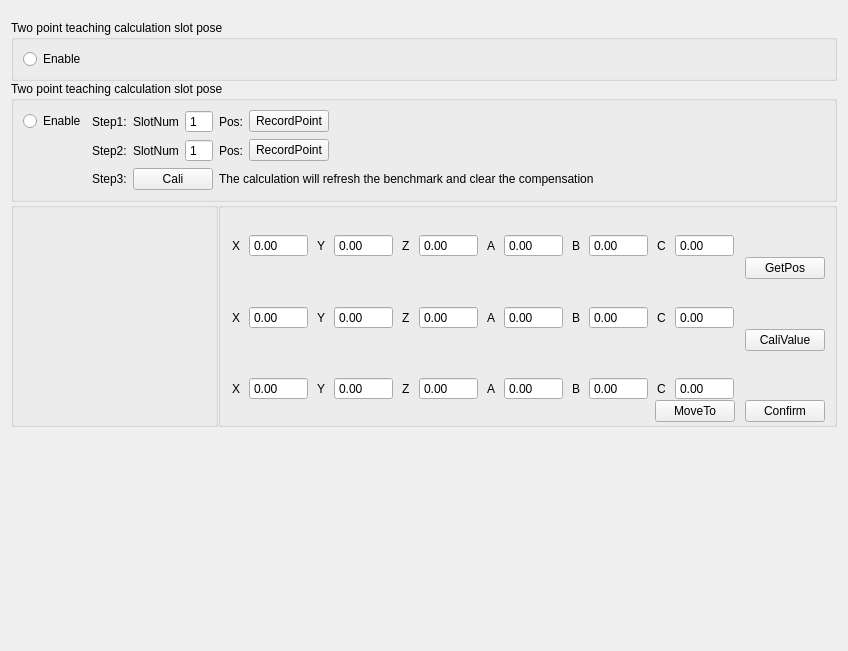
<?xml version="1.0" encoding="UTF-8"?>
<ui version="4.0">
 <class>BoatPoints</class>
 <widget class="QWidget" name="BoatPoints">
  <property name="geometry">
   <rect>
    <x>0</x>
    <y>0</y>
    <width>848</width>
    <height>651</height>
   </rect>
  </property>
  <property name="windowTitle">
   <string>Form</string>
  </property>
  <layout class="QVBoxLayout" name="verticalLayout_5">
   <property name="spacing">
    <number>0</number>
   </property>
   <property name="topMargin">
    <number>0</number>
   </property>
   <property name="bottomMargin">
    <number>0</number>
   </property>
   <item>
    <layout class="QHBoxLayout" name="horizontalLayout_14">
     <item>
      <widget class="QWidget" name="wgtNav" native="true">
       <layout class="QHBoxLayout" name="horizontalLayout_13"/>
      </widget>
     </item>
     <item>
      <spacer name="horizontalSpacer_8">
       <property name="orientation">
        <enum>Qt::Horizontal</enum>
       </property>
       <property name="sizeHint" stdset="0">
        <size>
         <width>40</width>
         <height>20</height>
        </size>
       </property>
      </spacer>
     </item>
    </layout>
   </item>
   <item>
    <widget class="QGroupBox" name="groupBox_4">
     <property name="title">
      <string>Two point teaching calculation slot pose</string>
     </property>
     <layout class="QHBoxLayout" name="horizontalLayout_12">
      <item>
       <widget class="QRadioButton" name="rbtnenable_2">
        <property name="text">
         <string>Enable</string>
        </property>
       </widget>
      </item>
      <item>
       <spacer name="horizontalSpacer_6">
        <property name="orientation">
         <enum>Qt::Horizontal</enum>
        </property>
        <property name="sizeHint" stdset="0">
         <size>
          <width>724</width>
          <height>20</height>
         </size>
        </property>
       </spacer>
      </item>
     </layout>
    </widget>
   </item>
   <item>
    <widget class="QGroupBox" name="grbCalSlot">
     <property name="title">
      <string>Two point teaching calculation slot pose</string>
     </property>
     <layout class="QVBoxLayout" name="verticalLayout">
      <item>
       <layout class="QGridLayout" name="gridLayout">
        <item row="0" column="0">
         <widget class="QRadioButton" name="rbtnenable">
          <property name="text">
           <string>Enable</string>
          </property>
         </widget>
        </item>
        <item row="0" column="1">
         <widget class="QLabel" name="label_2">
          <property name="text">
           <string>Step1:</string>
          </property>
         </widget>
        </item>
        <item row="0" column="2">
         <widget class="QLabel" name="label_4">
          <property name="text">
           <string>SlotNum</string>
          </property>
         </widget>
        </item>
        <item row="0" column="3">
         <widget class="Spin" name="spinBox">
          <property name="buttonSymbols">
           <enum>QAbstractSpinBox::NoButtons</enum>
          </property>
          <property name="minimum">
           <number>1</number>
          </property>
          <property name="maximum">
           <number>15</number>
          </property>
         </widget>
        </item>
        <item row="0" column="4">
         <widget class="QLabel" name="label_5">
          <property name="text">
           <string>Pos:</string>
          </property>
         </widget>
        </item>
        <item row="0" column="5">
         <widget class="QPushButton" name="btnRecord1">
          <property name="text">
           <string>RecordPoint</string>
          </property>
         </widget>
        </item>
        <item row="0" column="6">
         <widget class="QLabel" name="lblpoint1">
          <property name="text">
           <string/>
          </property>
         </widget>
        </item>
        <item row="0" column="7">
         <spacer name="horizontalSpacer_3">
          <property name="orientation">
           <enum>Qt::Horizontal</enum>
          </property>
          <property name="sizeHint" stdset="0">
           <size>
            <width>40</width>
            <height>20</height>
           </size>
          </property>
         </spacer>
        </item>
        <item row="1" column="1">
         <widget class="QLabel" name="label_6">
          <property name="text">
           <string>Step2:</string>
          </property>
         </widget>
        </item>
        <item row="1" column="2">
         <widget class="QLabel" name="label_8">
          <property name="text">
           <string>SlotNum</string>
          </property>
         </widget>
        </item>
        <item row="1" column="3">
         <widget class="Spin" name="spinBox_2">
          <property name="buttonSymbols">
           <enum>QAbstractSpinBox::NoButtons</enum>
          </property>
          <property name="minimum">
           <number>1</number>
          </property>
          <property name="maximum">
           <number>15</number>
          </property>
         </widget>
        </item>
        <item row="1" column="4">
         <widget class="QLabel" name="label_9">
          <property name="text">
           <string>Pos:</string>
          </property>
         </widget>
        </item>
        <item row="1" column="5">
         <widget class="QPushButton" name="btnRecord2">
          <property name="text">
           <string>RecordPoint</string>
          </property>
         </widget>
        </item>
        <item row="1" column="6">
         <widget class="QLabel" name="lblpoint2">
          <property name="text">
           <string/>
          </property>
         </widget>
        </item>
        <item row="1" column="7">
         <spacer name="horizontalSpacer_4">
          <property name="orientation">
           <enum>Qt::Horizontal</enum>
          </property>
          <property name="sizeHint" stdset="0">
           <size>
            <width>40</width>
            <height>20</height>
           </size>
          </property>
         </spacer>
        </item>
        <item row="2" column="1">
         <widget class="QLabel" name="label_10">
          <property name="text">
           <string>Step3:</string>
          </property>
         </widget>
        </item>
        <item row="2" column="2" colspan="2">
         <widget class="QPushButton" name="btnCali">
          <property name="text">
           <string>Cali</string>
          </property>
         </widget>
        </item>
        <item row="2" column="4" colspan="4">
         <widget class="QLabel" name="label_11">
          <property name="text">
           <string>The calculation will refresh the benchmark and clear the compensation</string>
          </property>
          <property name="wordWrap">
           <bool>false</bool>
          </property>
         </widget>
        </item>
        <item row="2" column="8">
         <spacer name="horizontalSpacer_2">
          <property name="orientation">
           <enum>Qt::Horizontal</enum>
          </property>
          <property name="sizeHint" stdset="0">
           <size>
            <width>40</width>
            <height>20</height>
           </size>
          </property>
         </spacer>
        </item>
       </layout>
      </item>
     </layout>
    </widget>
   </item>
   <item>
    <layout class="QHBoxLayout" name="horizontalLayout_9" stretch="3,9">
     <item>
      <widget class="QGroupBox" name="groupBox_2">
       <property name="title">
        <string/>
       </property>
       <layout class="QVBoxLayout" name="verticalLayout_2">
        <property name="leftMargin">
         <number>0</number>
        </property>
        <property name="topMargin">
         <number>0</number>
        </property>
        <item>
         <widget class="QWidget" name="wgtNav_2" native="true">
          <layout class="QVBoxLayout" name="verticalLayout_4">
           <property name="leftMargin">
            <number>6</number>
           </property>
          </layout>
         </widget>
        </item>
        <item>
         <spacer name="verticalSpacer_2">
          <property name="orientation">
           <enum>Qt::Vertical</enum>
          </property>
          <property name="sizeHint" stdset="0">
           <size>
            <width>20</width>
            <height>40</height>
           </size>
          </property>
         </spacer>
        </item>
       </layout>
      </widget>
     </item>
     <item>
      <widget class="QGroupBox" name="groupBox">
       <property name="title">
        <string/>
       </property>
       <layout class="QVBoxLayout" name="verticalLayout_3">
        <property name="spacing">
         <number>0</number>
        </property>
        <property name="leftMargin">
         <number>11</number>
        </property>
        <property name="topMargin">
         <number>0</number>
        </property>
        <property name="bottomMargin">
         <number>2</number>
        </property>
        <item>
         <layout class="QHBoxLayout" name="horizontalLayout_5">
          <item>
           <widget class="QLabel" name="label_12">
            <property name="text">
             <string/>
            </property>
           </widget>
          </item>
          <item>
           <spacer name="horizontalSpacer_5">
            <property name="orientation">
             <enum>Qt::Horizontal</enum>
            </property>
            <property name="sizeHint" stdset="0">
             <size>
              <width>40</width>
              <height>20</height>
             </size>
            </property>
           </spacer>
          </item>
         </layout>
        </item>
        <item>
         <layout class="QHBoxLayout" name="horizontalLayout_6">
          <property name="spacing">
           <number>9</number>
          </property>
          <item>
           <widget class="QLabel" name="label_13">
            <property name="text">
             <string>X</string>
            </property>
           </widget>
          </item>
          <item>
           <widget class="DoubleSpin" name="spn_re_x">
            <property name="buttonSymbols">
             <enum>QAbstractSpinBox::NoButtons</enum>
            </property>
            <property name="minimum">
             <double>-5000.000000000000000</double>
            </property>
            <property name="maximum">
             <double>5000.000000000000000</double>
            </property>
           </widget>
          </item>
          <item>
           <widget class="QLabel" name="label_14">
            <property name="text">
             <string>Y</string>
            </property>
           </widget>
          </item>
          <item>
           <widget class="DoubleSpin" name="spn_re_y">
            <property name="buttonSymbols">
             <enum>QAbstractSpinBox::NoButtons</enum>
            </property>
            <property name="minimum">
             <double>-5000.000000000000000</double>
            </property>
            <property name="maximum">
             <double>5000.000000000000000</double>
            </property>
           </widget>
          </item>
          <item>
           <widget class="QLabel" name="label_15">
            <property name="text">
             <string>Z</string>
            </property>
           </widget>
          </item>
          <item>
           <widget class="DoubleSpin" name="spn_re_z">
            <property name="buttonSymbols">
             <enum>QAbstractSpinBox::NoButtons</enum>
            </property>
            <property name="minimum">
             <double>-5000.000000000000000</double>
            </property>
            <property name="maximum">
             <double>5000.000000000000000</double>
            </property>
           </widget>
          </item>
          <item>
           <widget class="QLabel" name="label_16">
            <property name="text">
             <string>A</string>
            </property>
           </widget>
          </item>
          <item>
           <widget class="DoubleSpin" name="spn_re_a">
            <property name="buttonSymbols">
             <enum>QAbstractSpinBox::NoButtons</enum>
            </property>
            <property name="minimum">
             <double>-5000.000000000000000</double>
            </property>
            <property name="maximum">
             <double>5000.000000000000000</double>
            </property>
           </widget>
          </item>
          <item>
           <widget class="QLabel" name="label_18">
            <property name="text">
             <string>B</string>
            </property>
           </widget>
          </item>
          <item>
           <widget class="DoubleSpin" name="spn_re_b">
            <property name="buttonSymbols">
             <enum>QAbstractSpinBox::NoButtons</enum>
            </property>
            <property name="minimum">
             <double>-5000.000000000000000</double>
            </property>
            <property name="maximum">
             <double>5000.000000000000000</double>
            </property>
           </widget>
          </item>
          <item>
           <widget class="QLabel" name="label_17">
            <property name="text">
             <string>C</string>
            </property>
           </widget>
          </item>
          <item>
           <widget class="DoubleSpin" name="spn_re_c">
            <property name="buttonSymbols">
             <enum>QAbstractSpinBox::NoButtons</enum>
            </property>
            <property name="minimum">
             <double>-5000.000000000000000</double>
            </property>
            <property name="maximum">
             <double>5000.000000000000000</double>
            </property>
           </widget>
          </item>
          <item>
           <spacer name="horizontalSpacer_7">
            <property name="orientation">
             <enum>Qt::Horizontal</enum>
            </property>
            <property name="sizeHint" stdset="0">
             <size>
              <width>40</width>
              <height>20</height>
             </size>
            </property>
           </spacer>
          </item>
         </layout>
        </item>
        <item>
         <layout class="QHBoxLayout" name="horizontalLayout_7">
          <item>
           <spacer name="horizontalSpacer_10">
            <property name="orientation">
             <enum>Qt::Horizontal</enum>
            </property>
            <property name="sizeHint" stdset="0">
             <size>
              <width>40</width>
              <height>20</height>
             </size>
            </property>
           </spacer>
          </item>
          <item>
           <widget class="QPushButton" name="btnGetPos">
            <property name="text">
             <string>GetPos</string>
            </property>
           </widget>
          </item>
         </layout>
        </item>
        <item>
         <layout class="QHBoxLayout" name="horizontalLayout_4">
          <item>
           <widget class="QLabel" name="label_26">
            <property name="text">
             <string/>
            </property>
           </widget>
          </item>
          <item>
           <spacer name="horizontalSpacer_12">
            <property name="orientation">
             <enum>Qt::Horizontal</enum>
            </property>
            <property name="sizeHint" stdset="0">
             <size>
              <width>40</width>
              <height>20</height>
             </size>
            </property>
           </spacer>
          </item>
         </layout>
        </item>
        <item>
         <layout class="QHBoxLayout" name="horizontalLayout_8">
          <property name="spacing">
           <number>9</number>
          </property>
          <item>
           <widget class="QLabel" name="label_27">
            <property name="text">
             <string>X</string>
            </property>
           </widget>
          </item>
          <item>
           <widget class="DoubleSpin" name="spn_co_x">
            <property name="buttonSymbols">
             <enum>QAbstractSpinBox::NoButtons</enum>
            </property>
            <property name="minimum">
             <double>-5000.000000000000000</double>
            </property>
            <property name="maximum">
             <double>5000.000000000000000</double>
            </property>
           </widget>
          </item>
          <item>
           <widget class="QLabel" name="label_28">
            <property name="text">
             <string>Y</string>
            </property>
           </widget>
          </item>
          <item>
           <widget class="DoubleSpin" name="spn_co_y">
            <property name="buttonSymbols">
             <enum>QAbstractSpinBox::NoButtons</enum>
            </property>
            <property name="minimum">
             <double>-5000.000000000000000</double>
            </property>
            <property name="maximum">
             <double>5000.000000000000000</double>
            </property>
           </widget>
          </item>
          <item>
           <widget class="QLabel" name="label_29">
            <property name="text">
             <string>Z</string>
            </property>
           </widget>
          </item>
          <item>
           <widget class="DoubleSpin" name="spn_co_z">
            <property name="buttonSymbols">
             <enum>QAbstractSpinBox::NoButtons</enum>
            </property>
            <property name="minimum">
             <double>-5000.000000000000000</double>
            </property>
            <property name="maximum">
             <double>5000.000000000000000</double>
            </property>
           </widget>
          </item>
          <item>
           <widget class="QLabel" name="label_30">
            <property name="text">
             <string>A</string>
            </property>
           </widget>
          </item>
          <item>
           <widget class="DoubleSpin" name="spn_co_a">
            <property name="buttonSymbols">
             <enum>QAbstractSpinBox::NoButtons</enum>
            </property>
            <property name="minimum">
             <double>-5000.000000000000000</double>
            </property>
            <property name="maximum">
             <double>5000.000000000000000</double>
            </property>
           </widget>
          </item>
          <item>
           <widget class="QLabel" name="label_31">
            <property name="text">
             <string>B</string>
            </property>
           </widget>
          </item>
          <item>
           <widget class="DoubleSpin" name="spn_co_b">
            <property name="buttonSymbols">
             <enum>QAbstractSpinBox::NoButtons</enum>
            </property>
            <property name="minimum">
             <double>-5000.000000000000000</double>
            </property>
            <property name="maximum">
             <double>5000.000000000000000</double>
            </property>
           </widget>
          </item>
          <item>
           <widget class="QLabel" name="label_32">
            <property name="text">
             <string>C</string>
            </property>
           </widget>
          </item>
          <item>
           <widget class="DoubleSpin" name="spn_co_c">
            <property name="buttonSymbols">
             <enum>QAbstractSpinBox::NoButtons</enum>
            </property>
            <property name="minimum">
             <double>-5000.000000000000000</double>
            </property>
            <property name="maximum">
             <double>5000.000000000000000</double>
            </property>
           </widget>
          </item>
          <item>
           <spacer name="horizontalSpacer_14">
            <property name="orientation">
             <enum>Qt::Horizontal</enum>
            </property>
            <property name="sizeHint" stdset="0">
             <size>
              <width>40</width>
              <height>20</height>
             </size>
            </property>
           </spacer>
          </item>
         </layout>
        </item>
        <item>
         <layout class="QHBoxLayout" name="horizontalLayout_3">
          <item>
           <spacer name="horizontalSpacer_9">
            <property name="orientation">
             <enum>Qt::Horizontal</enum>
            </property>
            <property name="sizeHint" stdset="0">
             <size>
              <width>40</width>
              <height>20</height>
             </size>
            </property>
           </spacer>
          </item>
          <item>
           <widget class="QPushButton" name="btnCaliValue">
            <property name="text">
             <string>CaliValue</string>
            </property>
           </widget>
          </item>
         </layout>
        </item>
        <item>
         <layout class="QHBoxLayout" name="horizontalLayout_2">
          <item>
           <widget class="QLabel" name="label_33">
            <property name="text">
             <string/>
            </property>
           </widget>
          </item>
          <item>
           <spacer name="horizontalSpacer_16">
            <property name="orientation">
             <enum>Qt::Horizontal</enum>
            </property>
            <property name="sizeHint" stdset="0">
             <size>
              <width>40</width>
              <height>20</height>
             </size>
            </property>
           </spacer>
          </item>
         </layout>
        </item>
        <item>
         <layout class="QHBoxLayout" name="horizontalLayout_10">
          <property name="spacing">
           <number>9</number>
          </property>
          <item>
           <widget class="QLabel" name="label_34">
            <property name="text">
             <string>X</string>
            </property>
           </widget>
          </item>
          <item>
           <widget class="DoubleSpin" name="spn_value_x">
            <property name="buttonSymbols">
             <enum>QAbstractSpinBox::NoButtons</enum>
            </property>
            <property name="minimum">
             <double>-5000.000000000000000</double>
            </property>
            <property name="maximum">
             <double>5000.000000000000000</double>
            </property>
           </widget>
          </item>
          <item>
           <widget class="QLabel" name="label_35">
            <property name="text">
             <string>Y</string>
            </property>
           </widget>
          </item>
          <item>
           <widget class="DoubleSpin" name="spn_value_y">
            <property name="buttonSymbols">
             <enum>QAbstractSpinBox::NoButtons</enum>
            </property>
            <property name="minimum">
             <double>-5000.000000000000000</double>
            </property>
            <property name="maximum">
             <double>5000.000000000000000</double>
            </property>
           </widget>
          </item>
          <item>
           <widget class="QLabel" name="label_36">
            <property name="text">
             <string>Z</string>
            </property>
           </widget>
          </item>
          <item>
           <widget class="DoubleSpin" name="spn_value_z">
            <property name="buttonSymbols">
             <enum>QAbstractSpinBox::NoButtons</enum>
            </property>
            <property name="minimum">
             <double>-5000.000000000000000</double>
            </property>
            <property name="maximum">
             <double>5000.000000000000000</double>
            </property>
           </widget>
          </item>
          <item>
           <widget class="QLabel" name="label_37">
            <property name="text">
             <string>A</string>
            </property>
           </widget>
          </item>
          <item>
           <widget class="DoubleSpin" name="spn_value_a">
            <property name="buttonSymbols">
             <enum>QAbstractSpinBox::NoButtons</enum>
            </property>
            <property name="minimum">
             <double>-5000.000000000000000</double>
            </property>
            <property name="maximum">
             <double>5000.000000000000000</double>
            </property>
           </widget>
          </item>
          <item>
           <widget class="QLabel" name="label_38">
            <property name="text">
             <string>B</string>
            </property>
           </widget>
          </item>
          <item>
           <widget class="DoubleSpin" name="spn_value_b">
            <property name="buttonSymbols">
             <enum>QAbstractSpinBox::NoButtons</enum>
            </property>
            <property name="minimum">
             <double>-5000.000000000000000</double>
            </property>
            <property name="maximum">
             <double>5000.000000000000000</double>
            </property>
           </widget>
          </item>
          <item>
           <widget class="QLabel" name="label_39">
            <property name="text">
             <string>C</string>
            </property>
           </widget>
          </item>
          <item>
           <widget class="DoubleSpin" name="spn_value_c">
            <property name="buttonSymbols">
             <enum>QAbstractSpinBox::NoButtons</enum>
            </property>
            <property name="minimum">
             <double>-5000.000000000000000</double>
            </property>
            <property name="maximum">
             <double>5000.000000000000000</double>
            </property>
           </widget>
          </item>
          <item>
           <spacer name="horizontalSpacer_18">
            <property name="orientation">
             <enum>Qt::Horizontal</enum>
            </property>
            <property name="sizeHint" stdset="0">
             <size>
              <width>40</width>
              <height>20</height>
             </size>
            </property>
           </spacer>
          </item>
         </layout>
        </item>
        <item>
         <layout class="QHBoxLayout" name="horizontalLayout">
          <property name="spacing">
           <number>10</number>
          </property>
          <item>
           <spacer name="horizontalSpacer">
            <property name="orientation">
             <enum>Qt::Horizontal</enum>
            </property>
            <property name="sizeHint" stdset="0">
             <size>
              <width>40</width>
              <height>20</height>
             </size>
            </property>
           </spacer>
          </item>
          <item>
           <widget class="QPushButton" name="btnMoveTo">
            <property name="text">
             <string>MoveTo</string>
            </property>
           </widget>
          </item>
          <item>
           <widget class="QPushButton" name="btnConfirm">
            <property name="text">
             <string>Confirm</string>
            </property>
           </widget>
          </item>
         </layout>
        </item>
       </layout>
      </widget>
     </item>
    </layout>
   </item>
   <item>
    <spacer name="verticalSpacer_3">
     <property name="orientation">
      <enum>Qt::Vertical</enum>
     </property>
     <property name="sizeHint" stdset="0">
      <size>
       <width>20</width>
       <height>111</height>
      </size>
     </property>
    </spacer>
   </item>
  </layout>
 </widget>
 <customwidgets>
  <customwidget>
   <class>Spin</class>
   <extends>QSpinBox</extends>
   <header location="global">bwaf/custom/spin.h</header>
  </customwidget>
  <customwidget>
   <class>DoubleSpin</class>
   <extends>QDoubleSpinBox</extends>
   <header location="global">bwaf/custom/doublespin.h</header>
  </customwidget>
 </customwidgets>
 <resources/>
 <connections/>
</ui>
